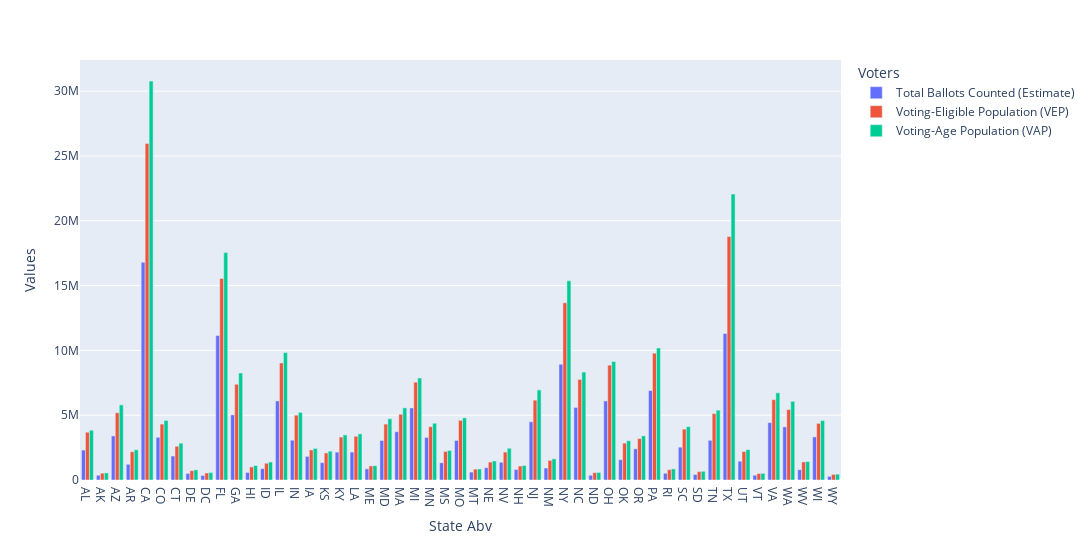

Source (notebook cell):
### Code cell
import plotly.express as px
fig = px.bar(df1, x = 'State Abv',y = 'Values',color = 'Voters', barmode='group', width=2000)

fig.show()

### Figure 1 — Plotly figure (JSON) as saved in the notebook; plotly's stock layout.template omitted (floating-point values rounded to 4 significant figures)
{"data": [{"alignmentgroup": "True", "hovertemplate": "Voters=Total Ballots Counted (Estimate)<br>State Abv=%{x}<br>Values=%{y}<extra></extra>", "legendgroup": "Total Ballots Counted (Estimate)", "marker": {"color": "#636efa"}, "name": "Total Ballots Counted (Estimate)", "offsetgroup": "Total Ballots Counted (Estimate)", "orientation": "v", "showlegend": true, "textposition": "auto", "type": "bar", "x": ["AL", "AK", "AZ", "AR", "CA", "CO", "CT", "DE", "DC", "FL", "GA", "HI", "ID", "IL", "IN", "IA", "KS", "KY", "LA", "ME", "MD", "MA", "MI", "MN", "MS", "MO", "MT", "NE", "NV", "NH", "NJ", "NM", "NY", "NC", "ND", "OH", "OK", "OR", "PA", "RI", "SC", "SD", "TN", "TX", "UT", "VT", "VA", "WA", "WV", "WI", "WY"], "xaxis": "x", "y": [2306587, 367000, 3400000, 1212030, 16800000, 3295000, 1850000, 507805, 350000, 11150000, 5025000, 579165, 875000, 6100000, 3070000, 1825000, 1340000, 2150951, 2155000, 860000, 3050000, 3725000, 5559186, 3290000, 1330000, 3050000, 612055, 948852, 1370000, 814092, 4495000, 923612, 8930000, 5600000, 365000, 6100000, 1565000, 2404642, 6900000, 520000, 2532995, 427529, 3060000, 11300000, 1450000, 370000, 4425000, 4100000, 795000, 3325000, 278503], "yaxis": "y"}, {"alignmentgroup": "True", "hovertemplate": "Voters=Voting-Eligible Population (VEP)<br>State Abv=%{x}<br>Values=%{y}<extra></extra>", "legendgroup": "Voting-Eligible Population (VEP)", "marker": {"color": "#EF553B"}, "name": "Voting-Eligible Population (VEP)", "offsetgroup": "Voting-Eligible Population (VEP)", "orientation": "v", "showlegend": true, "textposition": "auto", "type": "bar", "x": ["AL", "AK", "AZ", "AR", "CA", "CO", "CT", "DE", "DC", "FL", "GA", "HI", "ID", "IL", "IN", "IA", "KS", "KY", "LA", "ME", "MD", "MA", "MI", "MN", "MS", "MO", "MT", "NE", "NV", "NH", "NJ", "NM", "NY", "NC", "ND", "OH", "OK", "OR", "PA", "RI", "SC", "SD", "TN", "TX", "UT", "VT", "VA", "WA", "WV", "WI", "WY"], "xaxis": "x", "y": [3683055, 525568, 5189000, 2182375, 25962648, 4313054, 2603327, 720531, 540685, 15551739, 7383562, 1007920, 1292701, 9027082, 5000007, 2321131, 2087946, 3312250, 3373932, 1085285, 4313416, 5072901, 7550147, 4118462, 2201950, 4603060, 837298, 1383551, 2153915, 1079434, 6158999, 1515355, 13670596, 7759051, 565143, 8859167, 2845835, 3196425, 9781976, 799642, 3926305, 648104, 5124867, 18784280, 2191487, 499884, 6196071, 5437844, 1394028, 4368530, 431364], "yaxis": "y"}, {"alignmentgroup": "True", "hovertemplate": "Voters=Voting-Age Population (VAP)<br>State Abv=%{x}<br>Values=%{y}<extra></extra>", "legendgroup": "Voting-Age Population (VAP)", "marker": {"color": "#00cc96"}, "name": "Voting-Age Population (VAP)", "offsetgroup": "Voting-Age Population (VAP)", "orientation": "v", "showlegend": true, "textposition": "auto", "type": "bar", "x": ["AL", "AK", "AZ", "AR", "CA", "CO", "CT", "DE", "DC", "FL", "GA", "HI", "ID", "IL", "IN", "IA", "KS", "KY", "LA", "ME", "MD", "MA", "MI", "MN", "MS", "MO", "MT", "NE", "NV", "NH", "NJ", "NM", "NY", "NC", "ND", "OH", "OK", "OR", "PA", "RI", "SC", "SD", "TN", "TX", "UT", "VT", "VA", "WA", "WV", "WI", "WY"], "xaxis": "x", "y": [3837540, 551117, 5798473, 2331171, 30783255, 4595504, 2839560, 780822, 582065, 17543341, 8255108, 1114466, 1384683, 9832749, 5214546, 2439743, 2223238, 3479257, 3557594, 1104489, 4729400, 5566452, 7870864, 4378737, 2279412, 4794796, 851663, 1469878, 2450946, 1115916, 6952008, 1634037, 15372655, 8328642, 584610, 9144626, 3031792, 3405863, 10186170, 857507, 4116633, 675016, 5391220, 22058260, 2343384, 511637, 6727440, 6070046, 1422098, 4586746, 447915], "yaxis": "y"}], "layout": {"barmode": "group", "legend": {"title": {"text": "Voters"}, "tracegroupgap": 0}, "margin": {"t": 60}, "width": 2000, "xaxis": {"anchor": "y", "domain": [0, 1], "title": {"text": "State Abv"}}, "yaxis": {"anchor": "x", "domain": [0, 1], "title": {"text": "Values"}}}}
